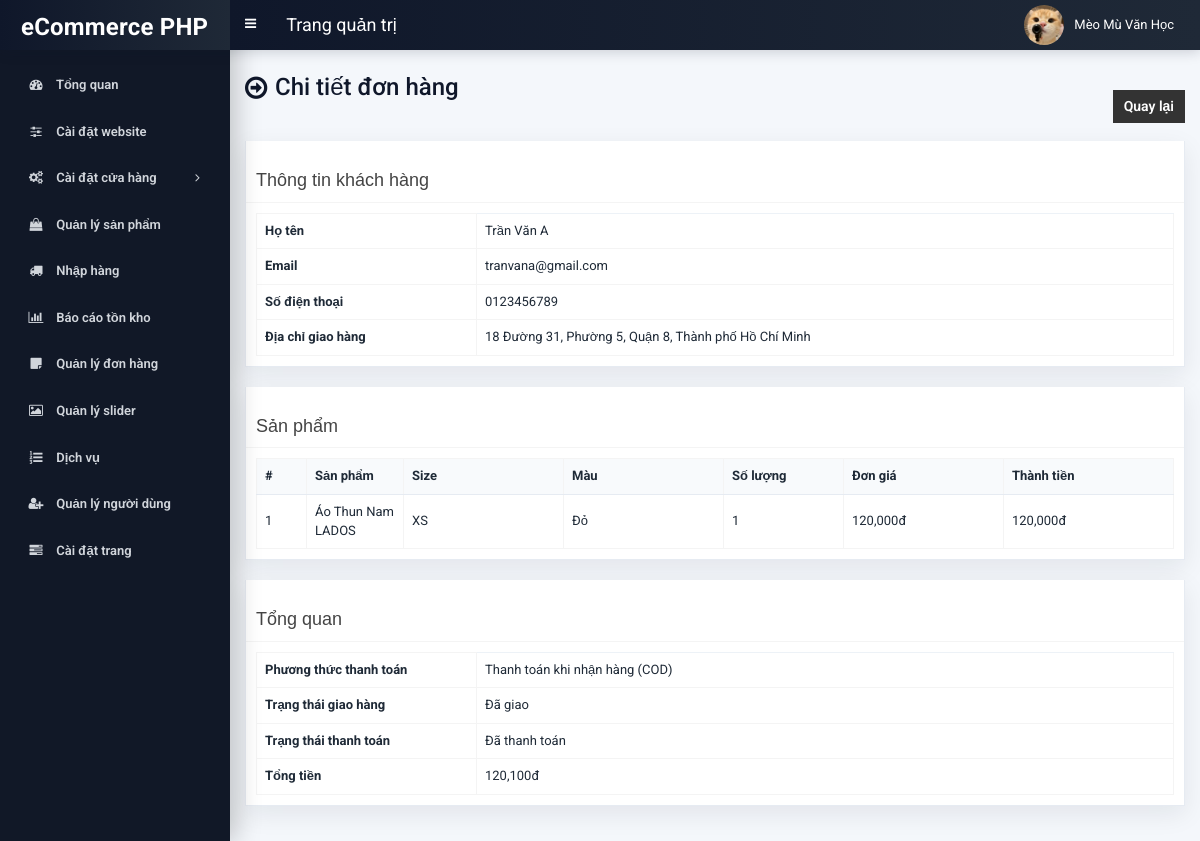
/admin/order-detail.php?id=61 (signed in), run on the app's committed database.
### tables this page shows
CREATE TABLE `tbl_customer_address` (
  `address_id` int(10) UNSIGNED NOT NULL,
  `cust_id` int(11) NOT NULL,
  `receiver_name` varchar(255) NOT NULL,
  `receiver_phone` varchar(50) NOT NULL,
  `address_line` varchar(500) NOT NULL,
  `city` varchar(191) NOT NULL,
  `district` varchar(191) NOT NULL,
  `ward` varchar(191) NOT NULL,
  `is_default` tinyint(1) NOT NULL DEFAULT 0,
  `created_at` datetime NOT NULL DEFAULT current_timestamp(),
  `updated_at` datetime NOT NULL DEFAULT current_timestamp() ON UPDATE current_timestamp()
);

CREATE TABLE `tbl_payment` (
  `id` int(11) NOT NULL,
  `customer_id` int(11) NOT NULL,
  `customer_name` varchar(255) NOT NULL,
  `customer_email` varchar(255) NOT NULL,
  `payment_date` varchar(50) NOT NULL,
  `txnid` varchar(255) NOT NULL,
  `paid_amount` int(11) NOT NULL,
  `card_number` varchar(50) NOT NULL,
  `card_cvv` varchar(10) NOT NULL,
  `card_month` varchar(10) NOT NULL,
  `card_year` varchar(10) NOT NULL,
  `bank_transaction_info` mediumtext NOT NULL,
  `payment_method` varchar(20) NOT NULL,
  `payment_status` varchar(25) NOT NULL,
  `shipping_status` varchar(20) NOT NULL,
  `payment_id` varchar(255) NOT NULL,
  `order_total_amount` int(11) NOT NULL DEFAULT 0
);

CREATE TABLE `tbl_order` (
  `id` int(11) NOT NULL,
  `product_id` int(11) NOT NULL,
  `product_name` varchar(255) NOT NULL,
  `size` varchar(100) NOT NULL,
  `color` varchar(100) NOT NULL,
  `quantity` varchar(50) NOT NULL,
  `unit_price` varchar(50) NOT NULL,
  `payment_id` varchar(255) NOT NULL
);

### admin/inc/functions.php (called while the page is built, shortened)
<?php
function format_price_vnd($price)
{
	if(is_int($price) || is_float($price)) {
		$value = (float)$price;
	}
	$value = round($value);
	return number_format((float)$value, 0, '.', ',').'đ';
}
function format_payment_status_vi($status)
{
	$value = trim((string)$status);
	$map = array(
		'Pending' => 'Chưa thanh toán',
		'Unpaid' => 'Chưa thanh toán',
		'Completed' => 'Đã thanh toán',
		'Paid' => 'Đã thanh toán',
		'Processing' => 'Đang xử lý',
		'Failed' => 'Thất bại',
		'Canceled' => 'Đã hủy',
		'Cancelled' => 'Đã hủy',
		'Refunded' => 'Hoàn tiền'
	);
	return isset($map[$value]) ? $map[$value] : $value;
}
function format_shipping_status_vi($status)
{
	$value = normalize_shipping_status_code($status);
	$map = array(
		'Pending' => 'Chờ xác nhận',
		'Shipping' => 'Đang giao',
		'Completed' => 'Đã giao',
		'Failed' => 'Thất bại',
		'Canceled' => 'Đã hủy',
		'Cancelled' => 'Đã hủy'
	);
	return isset($map[$value]) ? $map[$value] : $value;
}
function normalize_shipping_status_code($status)
{
	$value = trim((string)$status);
	return $value;
}
function format_payment_method_vi($method)
{
	$value = trim((string)$method);
	$map = array(
		'Cash On Delivery' => 'Thanh toán khi nhận hàng (COD)',
		'Bank Deposit' => 'Chuyển khoản ngân hàng',
		'Online Payment' => 'Thanh toán trực tuyến (chờ xử lý)',
		'Stripe' => 'Thẻ (Stripe)',
		'PayPal' => 'PayPal'
	);
	return isset($map[$value]) ? $map[$value] : $value;
}

### admin/order-detail.php (the view, shortened to what this page needs)
<?php require_once('header.php'); ?>
<?php
$order_id = (int)$_GET['id'];
$statement = $pdo->prepare("SELECT * FROM tbl_payment WHERE id=?");
$statement->execute(array($order_id));
$payment = $statement->fetch(PDO::FETCH_ASSOC);
$customer_address = null;
try {
	$statement = $pdo->prepare("SHOW TABLES LIKE 'tbl_customer_address'");
	$statement->execute();
	if($statement->rowCount() > 0) {
		$statement = $pdo->prepare("SELECT * FROM tbl_customer_address WHERE cust_id=? ORDER BY is_default DESC, address_id ASC LIMIT 1");
		$statement->execute(array((int)$payment['customer_id']));
		$customer_address = $statement->fetch(PDO::FETCH_ASSOC);
	}
} catch(PDOException $e) {
	$customer_address = null;
}
$receiver_name = $payment['customer_name'];
$receiver_phone = '';
$email = $payment['customer_email'];
$address_line = '';
$city = '';
$district = '';
$ward = '';
if($customer_address) {
	if(isset($customer_address['receiver_name']) && trim((string)$customer_address['receiver_name']) !== '') {
		$receiver_name = trim((string)$customer_address['receiver_name']);
	}
	if(isset($customer_address['receiver_phone']) && trim((string)$customer_address['receiver_phone']) !== '') {
		$receiver_phone = trim((string)$customer_address['receiver_phone']);
	}
	$address_line = isset($customer_address['address_line']) ? trim((string)$customer_address['address_line']) : '';
	$city = isset($customer_address['city']) ? trim((string)$customer_address['city']) : '';
	$district = isset($customer_address['district']) ? trim((string)$customer_address['district']) : '';
	$ward = isset($customer_address['ward']) ? trim((string)$customer_address['ward']) : '';
}
$address_parts = array();
if($address_line !== '') { $address_parts[] = $address_line; }
if($ward !== '') { $address_parts[] = $ward; }
if($district !== '') { $address_parts[] = $district; }
if($city !== '') { $address_parts[] = $city; }
$full_address = implode(', ', $address_parts);
$statement = $pdo->prepare("SELECT * FROM tbl_order WHERE payment_id=? ORDER BY id ASC");
$statement->execute(array($payment['payment_id']));
$order_items = $statement->fetchAll(PDO::FETCH_ASSOC);
$order_total_display = isset($payment['order_total_amount']) ? (float)$payment['order_total_amount'] : (float)$payment['paid_amount'];
?>
<section class="content-header">
	<div class="content-header-left">
		<h1>Chi tiết đơn hàng</h1>
	</div>
	<div class="content-header-right">
		<a href="order.php" class="btn btn-primary btn-sm">Quay lại</a>
	</div>
</section>
<section class="content">
	<div class="row">
		<div class="col-md-12">
			<div class="box box-info">
				<div class="box-header with-border">
					<h3 class="box-title">Thông tin khách hàng</h3>
				</div>
				<div class="box-body">
					<table class="table table-bordered" style="margin-bottom:0;">
						<tr>
							<th style="width:220px;">Họ tên</th>
							<td><?php echo htmlspecialchars((string)$receiver_name, ENT_QUOTES, 'UTF-8'); ?></td>
						</tr>
						<tr>
							<th>Email</th>
							<td><?php echo htmlspecialchars((string)$email, ENT_QUOTES, 'UTF-8'); ?></td>
						</tr>
						<tr>
							<th>Số điện thoại</th>
							<td><?php echo htmlspecialchars((string)$receiver_phone, ENT_QUOTES, 'UTF-8'); ?></td>
						</tr>
						<tr>
							<th>Địa chỉ giao hàng</th>
							<td><?php echo htmlspecialchars((string)$full_address, ENT_QUOTES, 'UTF-8'); ?></td>
						</tr>
					</table>
				</div>
			</div>
			<div class="box box-info">
				<div class="box-header with-border">
					<h3 class="box-title">Sản phẩm</h3>
				</div>
				<div class="box-body table-responsive">
					<table class="table table-bordered table-hover">
						<thead>
							<tr>
								<th style="width:50px;">#</th>
								<th>Sản phẩm</th>
								<th style="width:160px;">Size</th>
								<th style="width:160px;">Màu</th>
								<th style="width:120px;">Số lượng</th>
								<th style="width:160px;">Đơn giá</th>
								<th style="width:170px;">Thành tiền</th>
							</tr>
						</thead>
						<tbody>
							<?php if(count($order_items) === 0): ?>
								<tr>
									<td colspan="7" style="text-align:center;">Không có sản phẩm.</td>
								</tr>
							<?php else: ?>
								<?php $idx = 0; foreach($order_items as $item): $idx++; ?>
									<?php
										$qty = isset($item['quantity']) ? (int)$item['quantity'] : 0;
										$unit_price = isset($item['unit_price']) ? (float)$item['unit_price'] : 0;
										$line_total = $qty * $unit_price;
									?>
									<tr>
										<td><?php echo $idx; ?></td>
										<td><?php echo htmlspecialchars((string)$item['product_name'], ENT_QUOTES, 'UTF-8'); ?></td>
										<td><?php echo htmlspecialchars((string)$item['size'], ENT_QUOTES, 'UTF-8'); ?></td>
										<td><?php echo htmlspecialchars((string)$item['color'], ENT_QUOTES, 'UTF-8'); ?></td>
										<td><?php echo $qty; ?></td>
										<td><?php echo format_price_vnd($unit_price); ?></td>
										<td><?php echo format_price_vnd($line_total); ?></td>
									</tr>
								<?php endforeach; ?>
							<?php endif; ?>
						</tbody>
					</table>
				</div>
			</div>
			<div class="box box-info">
				<div class="box-header with-border">
					<h3 class="box-title">Tổng quan</h3>
				</div>
				<div class="box-body">
					<table class="table table-bordered" style="margin-bottom:0;">
						<tr>
							<th style="width:220px;">Phương thức thanh toán</th>
							<td><?php echo htmlspecialchars(format_payment_method_vi($payment['payment_method']), ENT_QUOTES, 'UTF-8'); ?></td>
						</tr>
						<tr>
							<th>Trạng thái giao hàng</th>
							<td><?php echo htmlspecialchars(format_shipping_status_vi($payment['shipping_status']), ENT_QUOTES, 'UTF-8'); ?></td>
						</tr>
						<tr>
							<th>Trạng thái thanh toán</th>
							<td><?php echo htmlspecialchars(format_payment_status_vi($payment['payment_status']), ENT_QUOTES, 'UTF-8'); ?></td>
						</tr>
						<tr>
							<th>Tổng tiền</th>
							<td><?php echo format_price_vnd($order_total_display); ?></td>
						</tr>
					</table>
				</div>
			</div>
		</div>
	</div>
</section>
<?php require_once('footer.php'); ?>

### admin/style.css (style rules this page uses)
body { font-size: 13px; font-family: "Roboto", sans-serif; }
.content-header > h1, .content-header .content-header-left h1 { font-family: "Roboto", sans-serif; }
.box-info { padding-top: 20px; }
.content-header { overflow: hidden; }
.content-header .content-header-left { float: left; padding-top: 5px; }
.content-header .content-header-right { float: right; }
.content-header .content-header-left h1 { margin-top: 0; margin-bottom: 0; padding-left: 30px; padding-bottom: 5px; font-size: 24px; position: relative; }
.content-header .content-header-left h1:before { position: absolute; top: 0; left: 0; font-family: "FontAwesome", sans-serif; font-size: 26px; content: "\f18e"; }
.content-header .content-header-right a { position: relative; font-size: 14px; }
.box.box-info { border-top-color: #4c4c4c; }
.content-header .content-header-right a { background-color: #333333; border-color: #333333; }

### data on the page
tbl_customer_address: receiver_name "Trần Văn A", receiver_phone "0123456789"
tbl_payment: customer_email "tranvana@gmail.com", payment_method "Thanh toán khi nhận hàng (COD)", shipping_status "Đã giao", payment_status "Đã thanh toán", order_total_amount "120,100đ"
tbl_order: product_name "Áo Thun Nam LADOS", size "XS", color "Đỏ", quantity "1", unit_price "120,000đ", format_price_vnd($line_total) "120,000đ"

### other printed values
$_SESSION['user']['full_name'] "Mèo Mù Văn Học"
$full_address "18 Đường 31, Phường 5, Quận 8, Thành phố Hồ Chí Minh"
